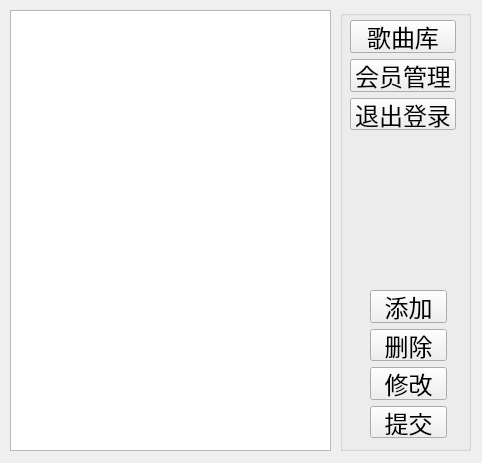
<?xml version="1.0" encoding="UTF-8"?>
<ui version="4.0">
 <class>adminWidget</class>
 <widget class="QWidget" name="adminWidget">
  <property name="geometry">
   <rect>
    <x>0</x>
    <y>0</y>
    <width>482</width>
    <height>463</height>
   </rect>
  </property>
  <property name="windowTitle">
   <string>Form</string>
  </property>
  <widget class="QTableView" name="tableView">
   <property name="geometry">
    <rect>
     <x>10</x>
     <y>10</y>
     <width>321</width>
     <height>441</height>
    </rect>
   </property>
   <property name="font">
    <font>
     <pointsize>9</pointsize>
    </font>
   </property>
  </widget>
  <widget class="QGroupBox" name="groupBox">
   <property name="geometry">
    <rect>
     <x>340</x>
     <y>10</y>
     <width>131</width>
     <height>441</height>
    </rect>
   </property>
   <property name="font">
    <font>
     <pointsize>18</pointsize>
    </font>
   </property>
   <property name="title">
    <string/>
   </property>
   <widget class="QWidget" name="layoutWidget">
    <property name="geometry">
     <rect>
      <x>10</x>
      <y>10</y>
      <width>106</width>
      <height>110</height>
     </rect>
    </property>
    <layout class="QVBoxLayout" name="verticalLayout">
     <item>
      <widget class="QPushButton" name="pushButton">
       <property name="font">
        <font>
         <pointsize>18</pointsize>
        </font>
       </property>
       <property name="text">
        <string>歌曲库</string>
       </property>
      </widget>
     </item>
     <item>
      <widget class="QPushButton" name="pushButton_2">
       <property name="font">
        <font>
         <pointsize>18</pointsize>
        </font>
       </property>
       <property name="text">
        <string>会员管理</string>
       </property>
      </widget>
     </item>
     <item>
      <widget class="QPushButton" name="pushButton_7">
       <property name="font">
        <font>
         <pointsize>18</pointsize>
        </font>
       </property>
       <property name="text">
        <string>退出登录</string>
       </property>
      </widget>
     </item>
    </layout>
   </widget>
   <widget class="QWidget" name="layoutWidget_2">
    <property name="geometry">
     <rect>
      <x>30</x>
      <y>280</y>
      <width>77</width>
      <height>148</height>
     </rect>
    </property>
    <layout class="QVBoxLayout" name="verticalLayout_2">
     <item>
      <widget class="QPushButton" name="pushButton_3">
       <property name="font">
        <font>
         <pointsize>18</pointsize>
        </font>
       </property>
       <property name="text">
        <string>添加</string>
       </property>
      </widget>
     </item>
     <item>
      <widget class="QPushButton" name="pushButton_4">
       <property name="font">
        <font>
         <pointsize>18</pointsize>
        </font>
       </property>
       <property name="text">
        <string>删除</string>
       </property>
      </widget>
     </item>
     <item>
      <widget class="QPushButton" name="pushButton_5">
       <property name="font">
        <font>
         <pointsize>18</pointsize>
        </font>
       </property>
       <property name="text">
        <string>修改</string>
       </property>
      </widget>
     </item>
     <item>
      <widget class="QPushButton" name="pushButton_6">
       <property name="font">
        <font>
         <pointsize>18</pointsize>
        </font>
       </property>
       <property name="text">
        <string>提交</string>
       </property>
      </widget>
     </item>
    </layout>
   </widget>
  </widget>
 </widget>
 <resources/>
 <connections/>
</ui>
